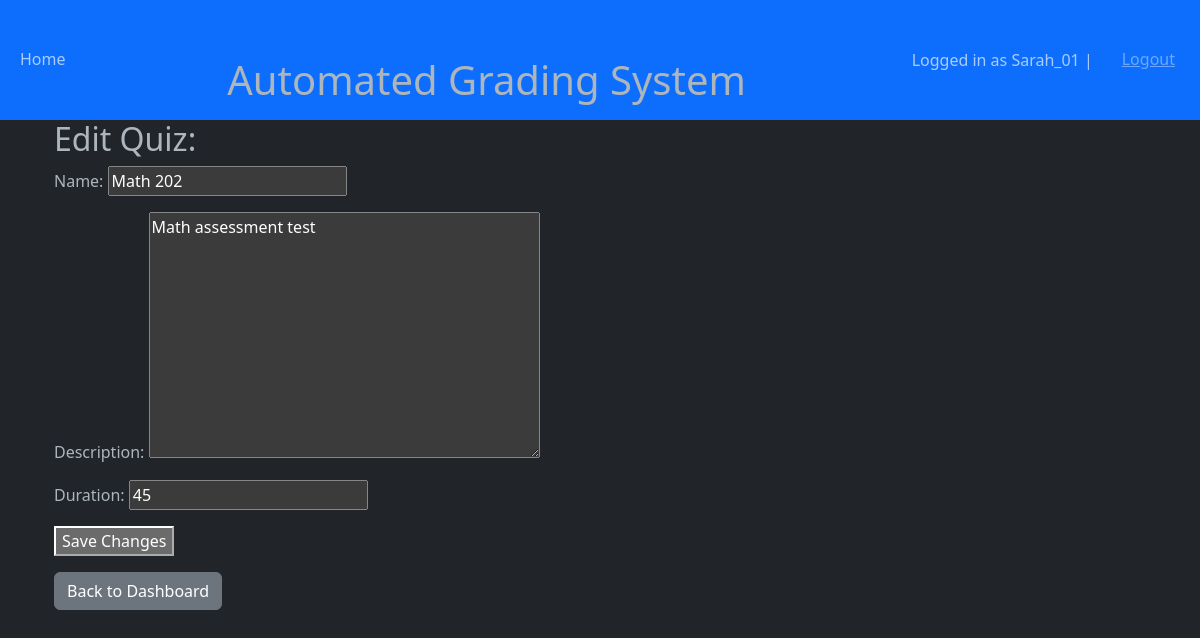
/quiz/edit_quiz/1/ (signed in), run on the app's committed database.
### QuizApp/models.py (models this page shows, shortened)
class CustomUser(AbstractUser):
    is_instructor = models.BooleanField(default=False)

class Quiz(models.Model):
    created_by = models.ForeignKey(settings.AUTH_USER_MODEL, related_name='quizzes', on_delete=models.CASCADE, null=True)
    name = models.CharField(max_length=255)
    description = models.TextField(default="No description available.")
    cut_off_score = models.PositiveIntegerField(default=0)
    duration = models.IntegerField(default=30)  # Duration in minutes

### QuizApp/views.py (the view)
# urls.py: path('edit_quiz/<int:quiz_id>/', views.edit_quiz, name='edit_quiz'),
@login_required
def edit_quiz(request, quiz_id):
    quiz = get_object_or_404(Quiz, id=quiz_id)
    if request.method == 'POST':
        form = QuizForm(request.POST, instance=quiz)
        if form.is_valid():
            form.save()
            return redirect('edit_question', quiz_id=quiz.id)
    else:
        form = QuizForm(instance=quiz)
    return render(request, 'QuizApp/edit_quiz.html', {'form': form})

### QuizApp/forms.py
class QuizForm(forms.ModelForm):
    class Meta:
        model = Quiz
        fields = ['name', 'description', 'duration']

### QuizApp/templates/QuizApp/edit_quiz.html (shortened to what this page needs)
{% extends 'QuizApp/base.html' %}
{% block content %}
    <div class="container">
        <h2>Edit Quiz: {{ quiz.name }}</h2>
        <form method="post">
            <div class="form-group">
                {{ form.as_p }}
            </div>
            <button type="submit">Save Changes</button>
        </form>
        <div class="mt-3">
        <a href="{% url 'instructor_dashboard' %}" class="btn btn-secondary" >Back to Dashboard</a>
      </div>
      </div>
{% endblock %}

### QuizApp/templates/QuizApp/base.html (shortened to what this page needs)
{% load static %}
<!DOCTYPE html>
<html lang="en">
    <head>
        <link rel="stylesheet" type="text/css" href="{% static 'css/styles.css' %}">
        <link href="https://cdn.jsdelivr.net/npm/bootstrap@5.3.0/dist/css/bootstrap.min.css" rel="stylesheet">
    </head>
    <body data-bs-theme="dark">
        <nav class="navbar navbar-expand-lg bg-primary ">
            <div class="container-fluid" >
                <div>
                    <ul class="navbar-nav nav-underline">
                        <li class="nav-item">
                            <a class="nav-link" href="{% url 'home' %}">Home</a>
                        </li>
                    </ul>
                </div>
                <div class="row">
                    <ul class="navbar-nav nav-underline">
                        <li>
                            <div class="col"><h1 class="text-center mt-5">Automated Grading System</h1></div>
                        </li>
                    </ul>
                </div>
                <div>
                    <ul class="navbar-nav nav-underline">
                        {% if user.is_authenticated %}
                        <span class="navbar-text">Logged in as {{user.username}} | </span>
                        <li class="nav-item">
                            <form method="POST" action="{% url 'logout' %}" style="display:inline;">
                                <button type="submit" class="btn btn-link">Logout</button>
                            </form>
                        </li>
                        {% else %}
                        <li class="nav-item">
                            <a class="nav-link" href="{% url 'login' %}">Login</a>
                        </li>
                        {% endif %}
                    </ul>
                </div>
            </div>
        </nav>
        <div class="container">
        {% block content %}
        {% endblock %}
        </div>
    </body>
</html>

### QuizApp/static/css/styles.css (style rules this page uses)
:root { --bs-primary: #00a76a; --bs-secondary: #38b1c2; --bs-primary-fg: #75b9d4; --bs-success: #006e72; --bs-background-body: #010408; --bs-text: #ffffff; --bs-link: #017c6e; }
body { background-color: var(--bs-background-body); color: var(--bs-text); }
a { color: var(--bs-link); }

### data on the page
CustomUser: username "Sarah_01"
Quiz: name "Math 202", description "Math assessment test", duration "45"
